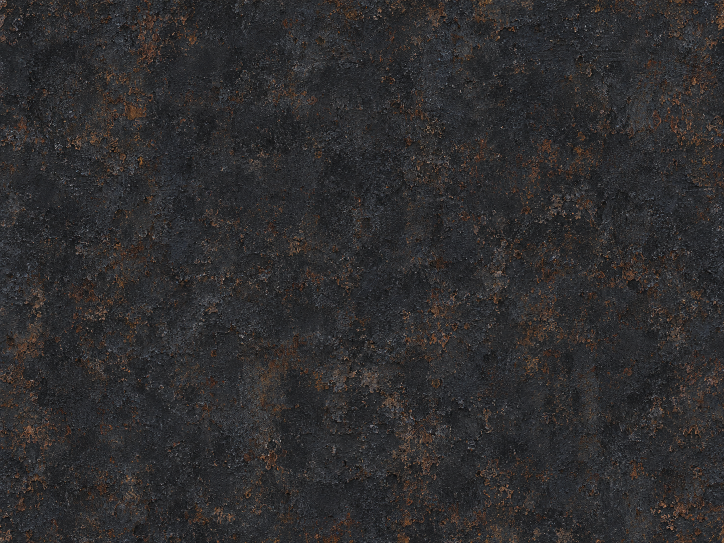
#> input picture Terra61/61_terra_master/modules/carriage/ai_aged_cast_iron.png, 1448 x 1086 px, found by its file name (shown at 1/2 size)
$ python build_tender.py
#> lines starting #> are read from the running program, lines starting #| are printed output that depends on the picture
#!/usr/bin/env python3
"""Build a textured, self-contained, Y-up four-axle steam-engine coal tender."""
from pathlib import Path
import json, math
import numpy as np
from PIL import Image,ImageDraw,ImageEnhance,ImageOps
import trimesh
from geometry import Builder,box,cylinder,annulus,beam

OUT=Path(__file__).resolve().parent; TEX=OUT/'textures'; TEX.mkdir(exist_ok=True)
SEED=118744


def make_textures():
    mats=OUT.parent.parent/'materials'
    ai=mats/'ai_aged_cast_iron.png'; baked=TEX/'aged_iron.png'
    if ai.exists():
        original=Image.open(ai).convert('RGB')
#> original is the input picture: PIL image 1448x1086 RGB; mean R, G, B 46.8, 45.4, 46.1
        original=ImageEnhance.Brightness(original).enhance(1.28)
        iron=Image.blend(original,Image.new('RGB',original.size,(52,55,57)),.20)
        iron.save(baked,optimize=True)
    else:iron=Image.open(baked).convert('RGB')
    # AI-derived steel with painted pinstripe and small fasteners in UV space.
    side=iron.resize((2048,1024),Image.Resampling.LANCZOS); d=ImageDraw.Draw(side); w,h=side.size
#> after `side = iron.resize((2048, 1024), Image.Resampling.LANCZOS)`:
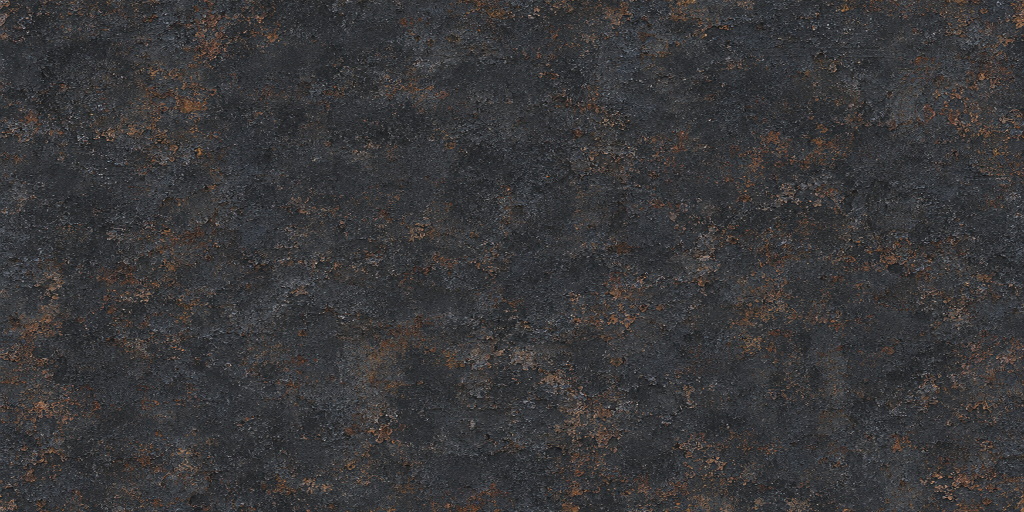
#> side: PIL image 2048x1024 RGB (shown at 1/2 size); mean R, G, B 57.6, 56.7, 57.9
#> after `w, h = side.size`: w = 2048; h = 1024
    d.rounded_rectangle((42,45,w-43,h-52),radius=25,outline=(25,23,22),width=12)
    d.rounded_rectangle((55,58,w-56,h-65),radius=16,outline=(113,36,32),width=11)
    d.rounded_rectangle((72,75,w-73,h-82),radius=11,outline=(157,123,88),width=2)
    for x in (125,410,695,980,1265,1550,1835,1920):
        for y in range(115,h-95,36):
            d.ellipse((x-4,y-4,x+4,y+4),fill=(22,23,23));d.ellipse((x-2,y-2,x+1,y+1),fill=(132,125,114))
    for y in (25,h-29):
        for x in range(28,w-25,45):
            d.ellipse((x-3,y-3,x+3,y+3),fill=(16,17,17));d.point((x-1,y-1),fill=(137,129,117))
    side.save(TEX/'riveted_side.png',optimize=True)
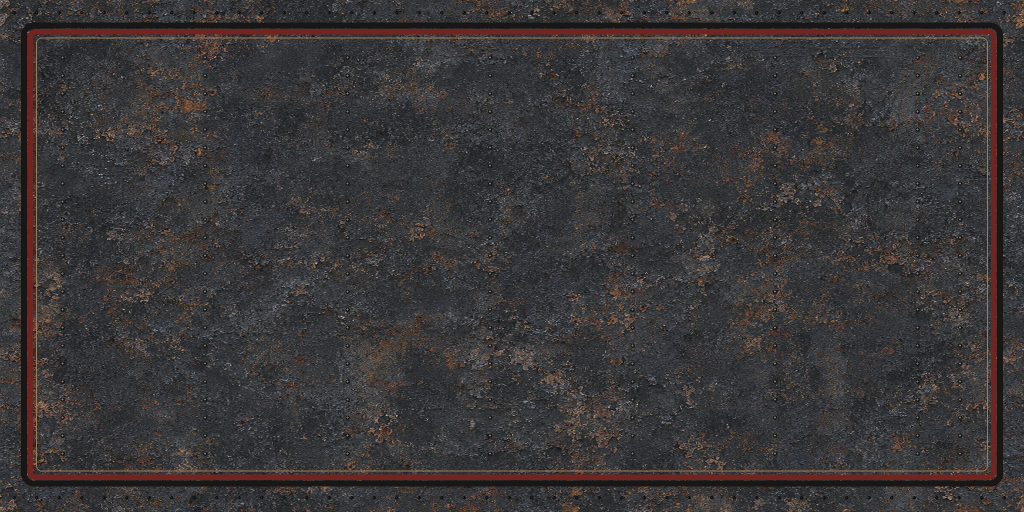
#> saved as riveted_side.png: PIL image 2048x1024 RGB (shown at 1/2 size); mean R, G, B 58.5, 55.2, 55.9
    # Coal derives from the AI-generated ballast image: crop, desaturate, and
    # darken the stone facets. This is baked into the model as a base color.
    ai_coal=mats/'ai_railway_ballast.png'; coal_path=TEX/'coal.png'
    if ai_coal.exists():
        src=Image.open(ai_coal).convert('RGB');cx,cy=src.width//2,src.height//2
        gray=ImageOps.grayscale(src.crop((cx-245,cy-495,cx+245,cy+495)))
        gray=ImageEnhance.Contrast(gray).enhance(1.28)
        coal=ImageOps.colorize(gray,black=(5,7,9),white=(137,135,130)).resize((1024,2048),Image.Resampling.LANCZOS)
        coal.save(coal_path,optimize=True)
#> (the run stopped early here; a loop or call above may not have finished)
